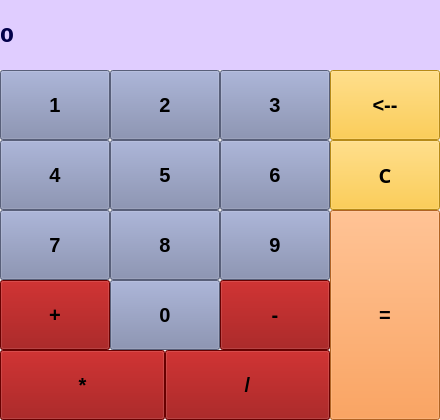
<?xml version="1.0" encoding="UTF-8"?>
<ui version="4.0">
 <class>MainWindow</class>
 <widget class="QMainWindow" name="MainWindow">
  <property name="geometry">
   <rect>
    <x>0</x>
    <y>0</y>
    <width>440</width>
    <height>420</height>
   </rect>
  </property>
  <property name="windowTitle">
   <string>MaSmallCalc</string>
  </property>
  <widget class="QWidget" name="centralwidget">
   <widget class="QPushButton" name="btn_equal">
    <property name="geometry">
     <rect>
      <x>330</x>
      <y>210</y>
      <width>110</width>
      <height>210</height>
     </rect>
    </property>
    <property name="font">
     <font>
      <family>Arial</family>
      <pointsize>15</pointsize>
      <weight>75</weight>
      <italic>false</italic>
      <bold>true</bold>
     </font>
    </property>
    <property name="mouseTracking">
     <bool>false</bool>
    </property>
    <property name="tabletTracking">
     <bool>false</bool>
    </property>
    <property name="styleSheet">
     <string notr="true">background-color: rgb(247, 138, 49);</string>
    </property>
    <property name="text">
     <string>=</string>
    </property>
   </widget>
   <widget class="QLabel" name="entered">
    <property name="geometry">
     <rect>
      <x>0</x>
      <y>0</y>
      <width>440</width>
      <height>70</height>
     </rect>
    </property>
    <property name="font">
     <font>
      <family>Verdana</family>
      <pointsize>15</pointsize>
      <weight>75</weight>
      <italic>false</italic>
      <bold>true</bold>
      <underline>false</underline>
      <strikeout>false</strikeout>
      <kerning>true</kerning>
     </font>
    </property>
    <property name="styleSheet">
     <string notr="true">background-color: rgb(224, 205, 255);
color: rgb(3, 1, 74);
</string>
    </property>
    <property name="text">
     <string>0</string>
    </property>
    <property name="margin">
     <number>10</number>
    </property>
   </widget>
   <widget class="QPushButton" name="btn_1">
    <property name="geometry">
     <rect>
      <x>0</x>
      <y>70</y>
      <width>110</width>
      <height>70</height>
     </rect>
    </property>
    <property name="font">
     <font>
      <pointsize>15</pointsize>
      <weight>75</weight>
      <italic>false</italic>
      <bold>true</bold>
      <underline>false</underline>
     </font>
    </property>
    <property name="styleSheet">
     <string notr="true">background-color: rgb(123, 133, 170);</string>
    </property>
    <property name="text">
     <string>1</string>
    </property>
   </widget>
   <widget class="QPushButton" name="btn_3">
    <property name="geometry">
     <rect>
      <x>220</x>
      <y>70</y>
      <width>110</width>
      <height>70</height>
     </rect>
    </property>
    <property name="font">
     <font>
      <pointsize>15</pointsize>
      <weight>75</weight>
      <italic>false</italic>
      <bold>true</bold>
      <underline>false</underline>
     </font>
    </property>
    <property name="styleSheet">
     <string notr="true">background-color: rgb(123, 133, 170);</string>
    </property>
    <property name="text">
     <string>3</string>
    </property>
   </widget>
   <widget class="QPushButton" name="btn_5">
    <property name="geometry">
     <rect>
      <x>110</x>
      <y>140</y>
      <width>110</width>
      <height>70</height>
     </rect>
    </property>
    <property name="font">
     <font>
      <pointsize>15</pointsize>
      <weight>75</weight>
      <italic>false</italic>
      <bold>true</bold>
      <underline>false</underline>
     </font>
    </property>
    <property name="styleSheet">
     <string notr="true">background-color: rgb(123, 133, 170);</string>
    </property>
    <property name="text">
     <string>5</string>
    </property>
   </widget>
   <widget class="QPushButton" name="btn_7">
    <property name="geometry">
     <rect>
      <x>0</x>
      <y>210</y>
      <width>110</width>
      <height>70</height>
     </rect>
    </property>
    <property name="font">
     <font>
      <pointsize>15</pointsize>
      <weight>75</weight>
      <italic>false</italic>
      <bold>true</bold>
      <underline>false</underline>
     </font>
    </property>
    <property name="styleSheet">
     <string notr="true">background-color: rgb(123, 133, 170);</string>
    </property>
    <property name="text">
     <string>7</string>
    </property>
   </widget>
   <widget class="QPushButton" name="btn_0">
    <property name="geometry">
     <rect>
      <x>110</x>
      <y>280</y>
      <width>110</width>
      <height>70</height>
     </rect>
    </property>
    <property name="font">
     <font>
      <family>MS Sans Serif</family>
      <pointsize>15</pointsize>
      <weight>75</weight>
      <italic>false</italic>
      <bold>true</bold>
      <underline>false</underline>
     </font>
    </property>
    <property name="styleSheet">
     <string notr="true">background-color: rgb(123, 133, 170);</string>
    </property>
    <property name="text">
     <string>0</string>
    </property>
   </widget>
   <widget class="QPushButton" name="btn_9">
    <property name="geometry">
     <rect>
      <x>220</x>
      <y>210</y>
      <width>110</width>
      <height>70</height>
     </rect>
    </property>
    <property name="font">
     <font>
      <pointsize>15</pointsize>
      <weight>75</weight>
      <italic>false</italic>
      <bold>true</bold>
      <underline>false</underline>
     </font>
    </property>
    <property name="styleSheet">
     <string notr="true">background-color: rgb(123, 133, 170);</string>
    </property>
    <property name="text">
     <string>9</string>
    </property>
   </widget>
   <widget class="QPushButton" name="btn_2">
    <property name="geometry">
     <rect>
      <x>110</x>
      <y>70</y>
      <width>110</width>
      <height>70</height>
     </rect>
    </property>
    <property name="font">
     <font>
      <pointsize>15</pointsize>
      <weight>75</weight>
      <italic>false</italic>
      <bold>true</bold>
      <underline>false</underline>
     </font>
    </property>
    <property name="styleSheet">
     <string notr="true">background-color: rgb(123, 133, 170);</string>
    </property>
    <property name="text">
     <string>2</string>
    </property>
   </widget>
   <widget class="QPushButton" name="btn_6">
    <property name="geometry">
     <rect>
      <x>220</x>
      <y>140</y>
      <width>110</width>
      <height>70</height>
     </rect>
    </property>
    <property name="font">
     <font>
      <pointsize>15</pointsize>
      <weight>75</weight>
      <italic>false</italic>
      <bold>true</bold>
      <underline>false</underline>
     </font>
    </property>
    <property name="styleSheet">
     <string notr="true">background-color: rgb(123, 133, 170);</string>
    </property>
    <property name="text">
     <string>6</string>
    </property>
   </widget>
   <widget class="QPushButton" name="btn_4">
    <property name="geometry">
     <rect>
      <x>0</x>
      <y>140</y>
      <width>110</width>
      <height>70</height>
     </rect>
    </property>
    <property name="font">
     <font>
      <pointsize>15</pointsize>
      <weight>75</weight>
      <italic>false</italic>
      <bold>true</bold>
      <underline>false</underline>
     </font>
    </property>
    <property name="styleSheet">
     <string notr="true">background-color: rgb(123, 133, 170);</string>
    </property>
    <property name="text">
     <string>4</string>
    </property>
   </widget>
   <widget class="QPushButton" name="btn_8">
    <property name="geometry">
     <rect>
      <x>110</x>
      <y>210</y>
      <width>110</width>
      <height>70</height>
     </rect>
    </property>
    <property name="font">
     <font>
      <pointsize>15</pointsize>
      <weight>75</weight>
      <italic>false</italic>
      <bold>true</bold>
      <underline>false</underline>
     </font>
    </property>
    <property name="styleSheet">
     <string notr="true">background-color: rgb(123, 133, 170);</string>
    </property>
    <property name="text">
     <string>8</string>
    </property>
   </widget>
   <widget class="QPushButton" name="btn_plus">
    <property name="geometry">
     <rect>
      <x>0</x>
      <y>280</y>
      <width>110</width>
      <height>70</height>
     </rect>
    </property>
    <property name="font">
     <font>
      <family>MS Shell Dlg 2</family>
      <pointsize>15</pointsize>
      <weight>75</weight>
      <bold>true</bold>
     </font>
    </property>
    <property name="styleSheet">
     <string notr="true">background-color: rgb(145, 0, 0);</string>
    </property>
    <property name="text">
     <string>+</string>
    </property>
   </widget>
   <widget class="QPushButton" name="btn_minus">
    <property name="geometry">
     <rect>
      <x>220</x>
      <y>280</y>
      <width>110</width>
      <height>70</height>
     </rect>
    </property>
    <property name="font">
     <font>
      <family>MS Shell Dlg 2</family>
      <pointsize>15</pointsize>
      <weight>75</weight>
      <bold>true</bold>
     </font>
    </property>
    <property name="styleSheet">
     <string notr="true">background-color: rgb(145, 0, 0);</string>
    </property>
    <property name="text">
     <string>-</string>
    </property>
   </widget>
   <widget class="QPushButton" name="btn_multiply">
    <property name="geometry">
     <rect>
      <x>0</x>
      <y>350</y>
      <width>165</width>
      <height>70</height>
     </rect>
    </property>
    <property name="font">
     <font>
      <family>MS Shell Dlg 2</family>
      <pointsize>15</pointsize>
      <weight>75</weight>
      <bold>true</bold>
     </font>
    </property>
    <property name="styleSheet">
     <string notr="true">background-color: rgb(145, 0, 0);</string>
    </property>
    <property name="text">
     <string>*</string>
    </property>
   </widget>
   <widget class="QPushButton" name="btn_divide">
    <property name="geometry">
     <rect>
      <x>165</x>
      <y>350</y>
      <width>165</width>
      <height>70</height>
     </rect>
    </property>
    <property name="font">
     <font>
      <family>MS Shell Dlg 2</family>
      <pointsize>15</pointsize>
      <weight>75</weight>
      <bold>true</bold>
     </font>
    </property>
    <property name="styleSheet">
     <string notr="true">background-color: rgb(145, 0, 0);</string>
    </property>
    <property name="text">
     <string>/</string>
    </property>
   </widget>
   <widget class="QPushButton" name="btn_del">
    <property name="geometry">
     <rect>
      <x>330</x>
      <y>70</y>
      <width>110</width>
      <height>70</height>
     </rect>
    </property>
    <property name="font">
     <font>
      <family>MS Shell Dlg 2</family>
      <pointsize>15</pointsize>
      <weight>75</weight>
      <italic>false</italic>
      <bold>true</bold>
      <underline>false</underline>
      <strikeout>false</strikeout>
     </font>
    </property>
    <property name="styleSheet">
     <string notr="true">background-color: rgb(255, 193, 34);</string>
    </property>
    <property name="text">
     <string>&lt;--</string>
    </property>
   </widget>
   <widget class="QPushButton" name="btn_clear">
    <property name="geometry">
     <rect>
      <x>330</x>
      <y>140</y>
      <width>110</width>
      <height>70</height>
     </rect>
    </property>
    <property name="font">
     <font>
      <family>Bahnschrift</family>
      <pointsize>15</pointsize>
      <weight>75</weight>
      <italic>false</italic>
      <bold>true</bold>
      <underline>false</underline>
      <strikeout>false</strikeout>
     </font>
    </property>
    <property name="styleSheet">
     <string notr="true">background-color: rgb(255, 193, 34);</string>
    </property>
    <property name="text">
     <string>C</string>
    </property>
   </widget>
  </widget>
 </widget>
 <resources/>
 <connections/>
</ui>
